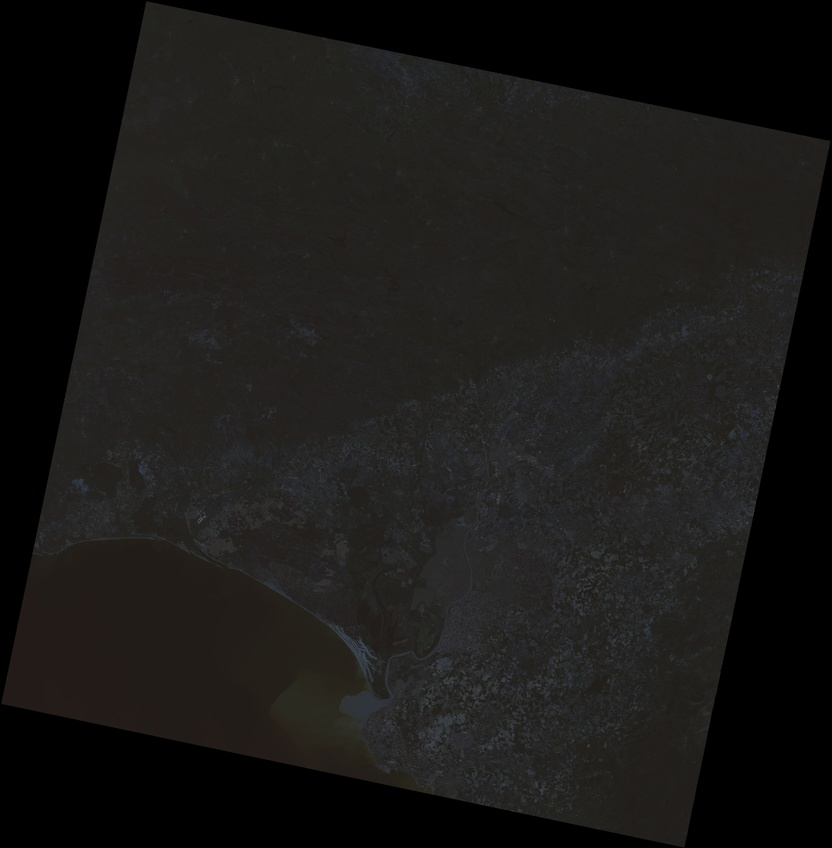
#> input picture Práctica_5/salida/1_ColorVerdadero.jpg, 832 x 848 px, shrunk from 2048 x 2086 before the run
$ jupyter execute P5_Ejercicio_5.ipynb
#> lines starting #> are read from the running program, lines starting #| are printed output that depends on the picture
[cell 1]
'''
Alejandro Fernández Trigo
'''

[cell 2]
import cv2 as cv
import numpy as np
import matplotlib.pyplot as plt

[cell 3]
# Leemos la imagen en color verdadero generada en el ejercicio I (tiene que estar en /salida)!
imagen = cv.imread('salida/1_ColorVerdadero.jpg',cv.IMREAD_COLOR)
#> imagen is the input picture: shape (848, 832, 3); mean B, G, R 23.5, 25, 25.9

[cell 4]
# Antes de cortehsv hace falta el corte de colas de la práctica II Ej 3; el mismo usado en esta práctica en el ejercicio I
# Función corte de la práctica II Ejercicio 3:
def corte(imagen, porcentaje):
    # Copia la imagen y calcula el histograma con OpenCV
    resultado = imagen.copy()
    hist = cv.calcHist([imagen], [0], None, [256], [0, 256])

    # Calculamos el nº de píxeles que quedan fuera en base al porcentaje:
    pixeles = imagen.size
    total = pixeles * porcentaje
    valores = list(hist)

    n = 0
    # Recorrer el histograma para calcular Cmin:
    for i in range(1,256):
        n += valores[i]
        if n > total:
            cmin = i
            break

    n = 0
    # Recorrer el histograma para calcular Cmax:
    for i in range(255,0,-1):
        n += valores[i]
        if n > total:
            cmax = i
            break

    for i in range(resultado.shape[0]):
        for j in range(resultado.shape[1]):
            # ND0 = 0 si ND ≤ NDcortemin
            if resultado[i][j] < cmin:
                resultado[i][j] = 0
            # ND0 = 255 si ND ≥ NDcortemax
            elif resultado[i][j] > cmax:
                resultado[i][j] = 255
            else:
                # ND0ij = ND0min + (NDij − NDcortemin)·(ND0max − ND0min)/(NDcortemax − NDcortemin)
                resultado[i][j] = (0 + (imagen[i][j] - cmin) * (255 - 0) / ((cmax - cmin)))

    return resultado

[cell 5]
# Función cortehsv
def cortehsv(imagen):

    # Transforme la combinacion (RGB) al dominio HSV.
    hsv = cv.cvtColor(imagen, cv.COLOR_BGR2HSV)
#> hsv: shape (848, 832, 3); mean H, S, V 22.7, 22.5, 26.2

    # Extraer las componentes del mapa hsv
    H, S, V = cv.split(hsv)
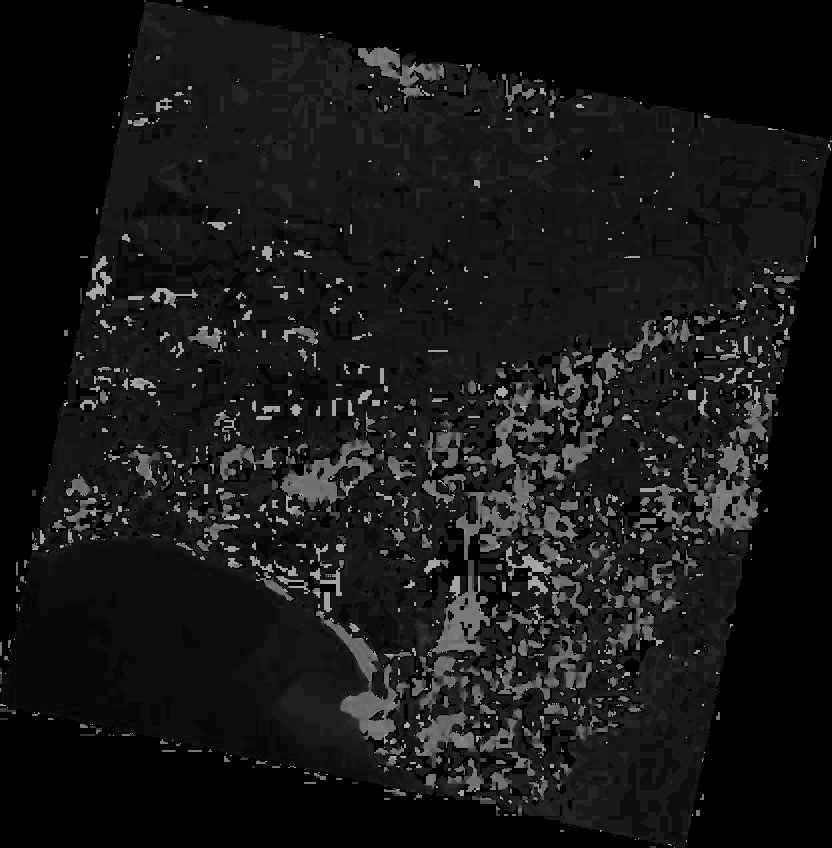
#> H: shape (848, 832); min 0, max 173, mean 22.7
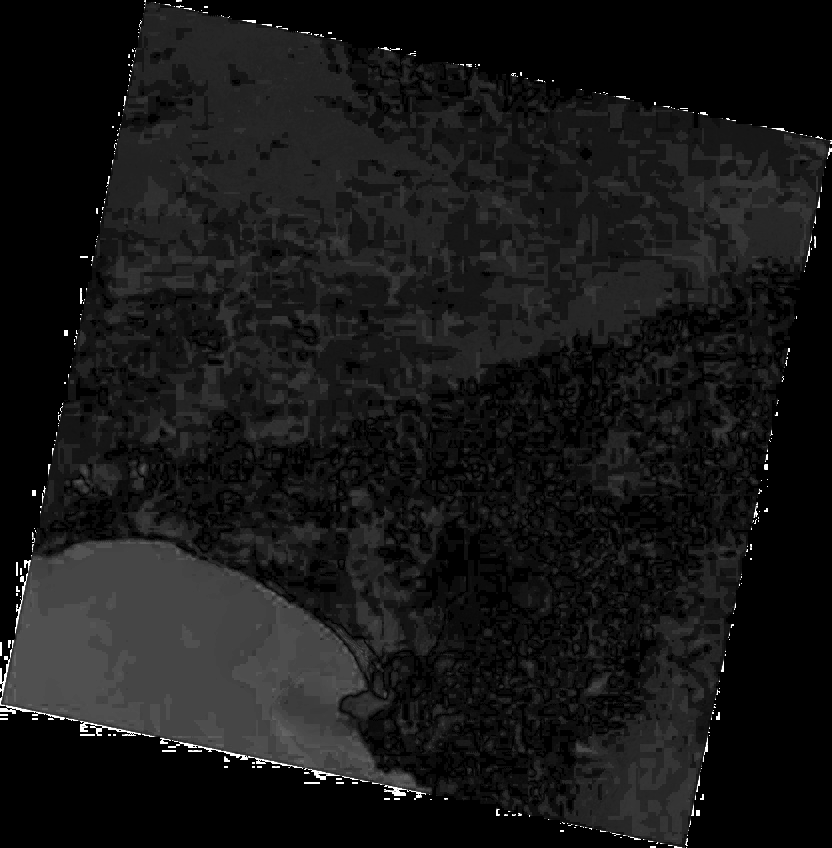
#> S: shape (848, 832); min 0, max 255, mean 22.5

    # Realice un corte de colas de la componente S y de la componente V
    corte_S = corte(S, 0.01)
#> in corte, `hist = cv.calcHist([imagen], [0], None, [256], [0, 256])`: hist = 256 values, max 250198 at index 0, min 0 at index 1, mean 2756
#> in corte, `valores = list(hist)`: valores = 256 items, first 6: [250198], [0], [0], [0], [0], [0]
#> the loop in corte, `for i in range(1,256):` made 11 passes
#> n on passes 1 to 11: [0], [0], [0], [0], [0], [4], [17], [147], [1077], [4389], [11203]
#> the loop in corte, `for i in range(255,0,-1):` made 176 passes
#> n on passes 1 to 3: [3174], [3174], [3174]
#> after the loop in corte, `for i in range(255,0,-1):`: n = [17275]
#> after the loop in corte, `for i in range(resultado.shape[0]):`:
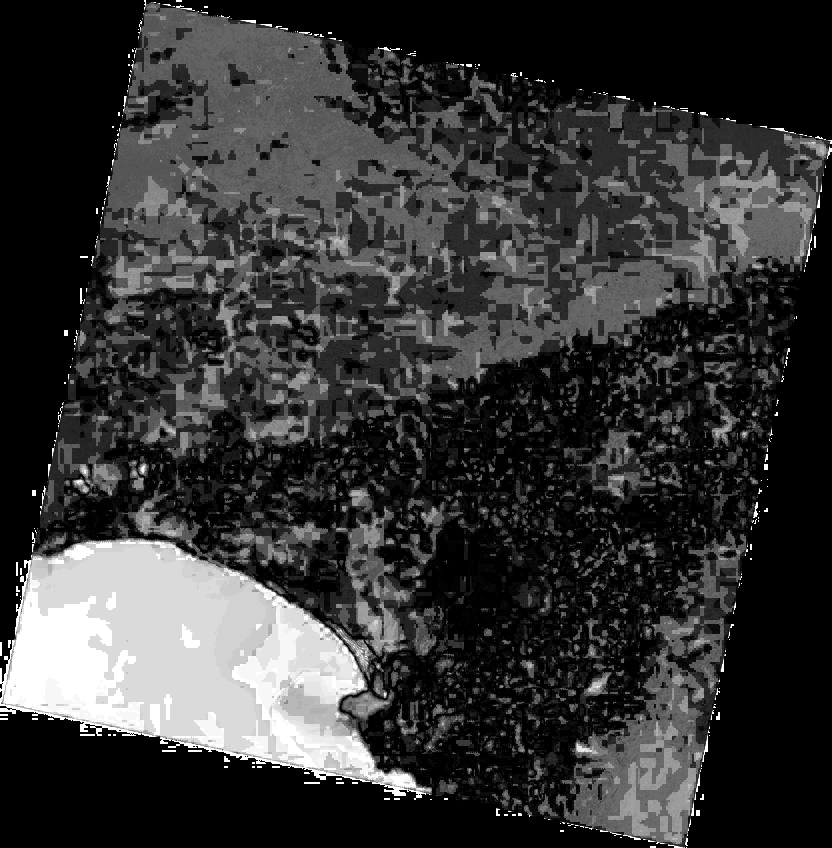
#> resultado: shape (848, 832); min 0, max 255, mean 53.5
    corte_V = corte(V, 0.01)
#> call 2 of corte, with porcentaje = 0.01
#> in corte (call 2), `hist = cv.calcHist([imagen], [0], None, [256], [0, 256])`: hist = 256 values, max 196159 at index 0, min 0 at index 88, mean 2756
#> in corte (call 2), `valores = list(hist)`: valores = 256 items, first 6: [196159], [3516], [1695], [415], [177], [126]
#> the loop in corte (call 2), `for i in range(1,256):` made 18 passes
#> n on passes 1 to 12: [3516], [5211], [5626], [5803], [5929], [6052], [6156], [6249], [6332], [6429], [6518], [6603]
#> after the loop in corte (call 2), `for i in range(255,0,-1):`: n = [7134]
#> after the loop in corte (call 2), `for i in range(resultado.shape[0]):`:
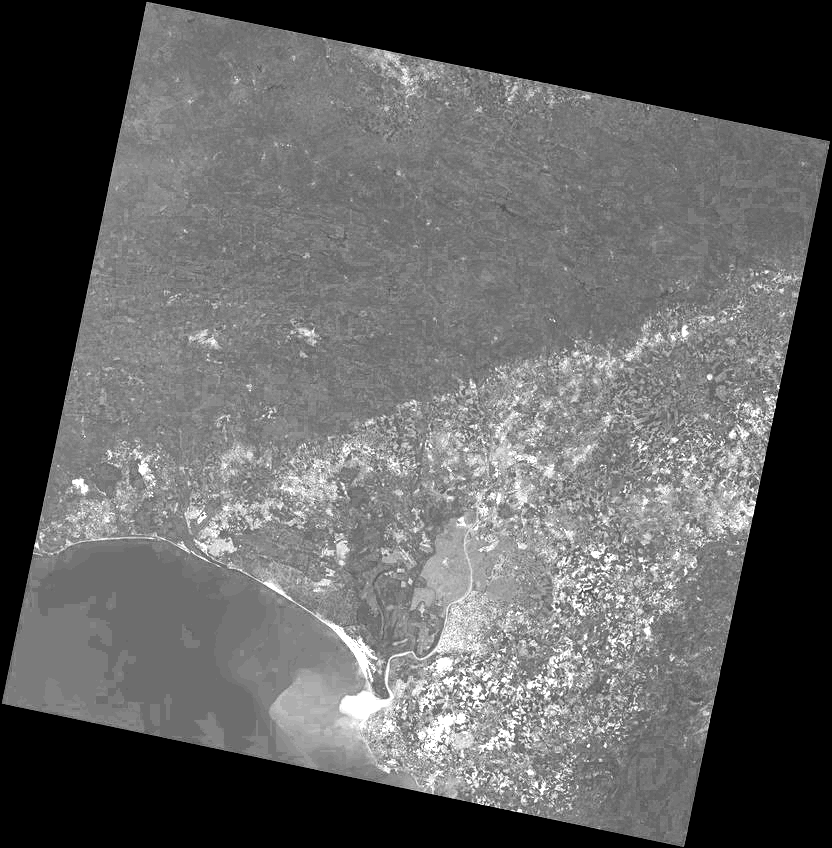
#> resultado: shape (848, 832); min 0, max 255, mean 96.6

    # Aplicar el corte a la imagen resultante; igual que el ejercicio I:
    imagen_corte_S = cv.merge((H, corte_S, V))
#> imagen_corte_S: shape (848, 832, 3); mean H, S, V 22.7, 53.5, 26.2
    imagen_corte_V = cv.merge((H, S, corte_V))
#> imagen_corte_V: shape (848, 832, 3); mean H, S, V 22.7, 22.5, 96.6
    imagen_corte_doble = cv.merge((H, corte_S, corte_V))
#> imagen_corte_doble: shape (848, 832, 3); mean H, S, V 22.7, 53.5, 96.6

    # Transforme la imagen resultante (HSV) de nuevo al dominio RGB
    # Como he creado tres casos, devuelvo los tres:
    resultado_S = cv.cvtColor(imagen_corte_S, cv.COLOR_HSV2BGR)
    resultado_V = cv.cvtColor(imagen_corte_V, cv.COLOR_HSV2BGR)
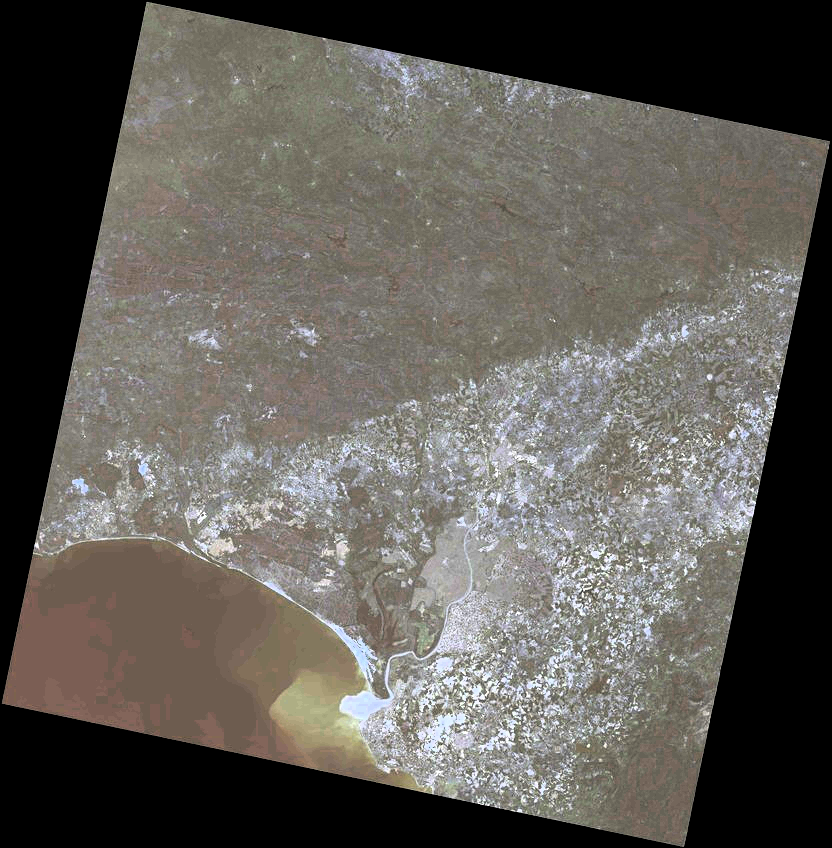
#> resultado_V: shape (848, 832, 3); mean B, G, R 86.6, 92.2, 95.5
    resultado_doble = cv.cvtColor(imagen_corte_doble, cv.COLOR_HSV2BGR)
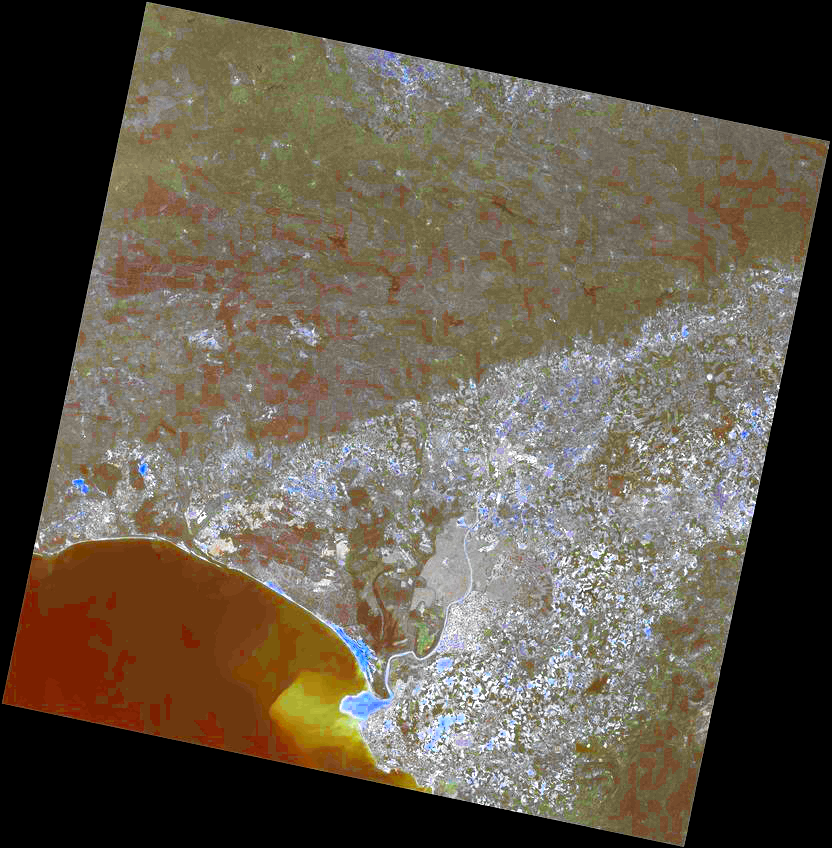
#> resultado_doble: shape (848, 832, 3); mean B, G, R 72, 85.9, 94.8

    return resultado_S, resultado_V, resultado_doble

[cell 6]
# Imagen original:
plt.imshow(imagen)

[cell 7]
# Aplicar cortehsv a la imagen en la componente S:
corte_S, _, _ = cortehsv(imagen)
plt.imshow(corte_S)
cv.imwrite("salida/5_CorteComponenteS.jpg", corte_S)
#> Out = True

[cell 8]
# Aplicar cortehsv a la imagen en la componente V:
_, corte_V, _ = cortehsv(imagen)
plt.imshow(corte_V)
cv.imwrite("salida/5_CorteComponenteV.jpg", corte_V)
#> Out = True

[cell 9]
# Aplicar cortehsv a la imagen en ambas componentes:
_, _, corte_doble = cortehsv(imagen)
plt.imshow(corte_doble)
cv.imwrite("salida/5_CorteDoble.jpg", corte_doble)
#> Out = True

$ run again, with Práctica_5/salida/1_FalsoColorAzul.jpg copied over Práctica_5/salida/1_ColorVerdadero.jpg
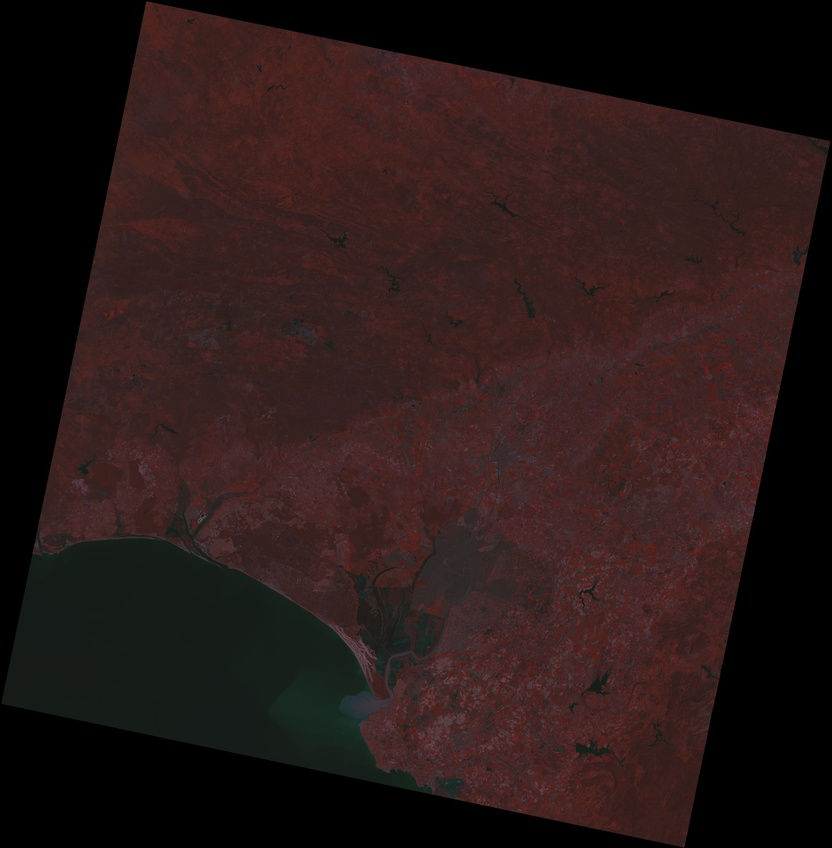
#> input picture Práctica_5/salida/1_FalsoColorAzul.jpg, 832 x 848 px, shrunk from 2048 x 2086 before the run
#> imagen is the input picture: shape (848, 832, 3); mean B, G, R 23.7, 25, 41.1
#> hsv: shape (848, 832, 3); mean H, S, V 27.9, 83, 41.8
#> hist = 256 values, max 187737 at index 0, min 0 at index 1, mean 2756
#> valores = 256 items, first 6: [187737], [0], [0], [0], [0], [0]
#> the loop in corte, `for i in range(1,256):` made 44 passes
#> the loop in corte, `for i in range(255,0,-1):` made 1 pass
#> n on pass 1: [13758]
#> after the loop in corte, `for i in range(resultado.shape[0]):`:
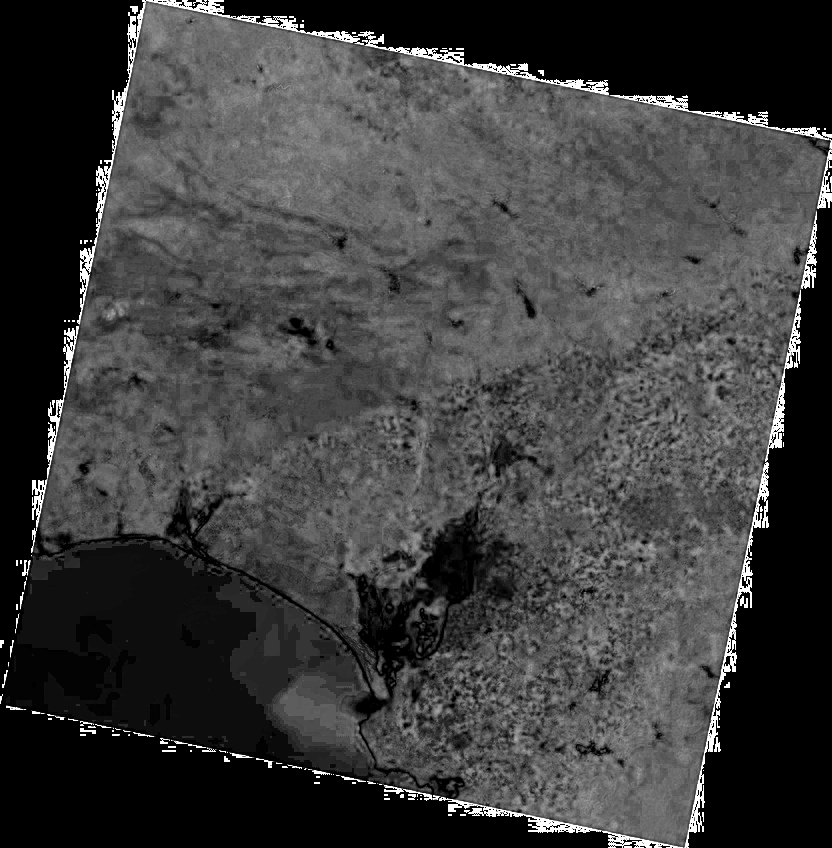
#> resultado: shape (848, 832); min 0, max 255, mean 61.1
#> the loop in corte (call 2), `for i in range(1,256):` made 1 pass
#> n on pass 1: [8043]
#> imagen_corte_S: shape (848, 832, 3); mean H, S, V 27.9, 61.1, 41.8
#> imagen_corte_V: shape (848, 832, 3); mean H, S, V 27.9, 83, 127.3
#> imagen_corte_doble: shape (848, 832, 3); mean H, S, V 27.9, 61.1, 127.3
#> in cortehsv, `resultado_doble = cv.cvtColor(imagen_corte_doble, cv.COLOR_HSV2BGR)`:
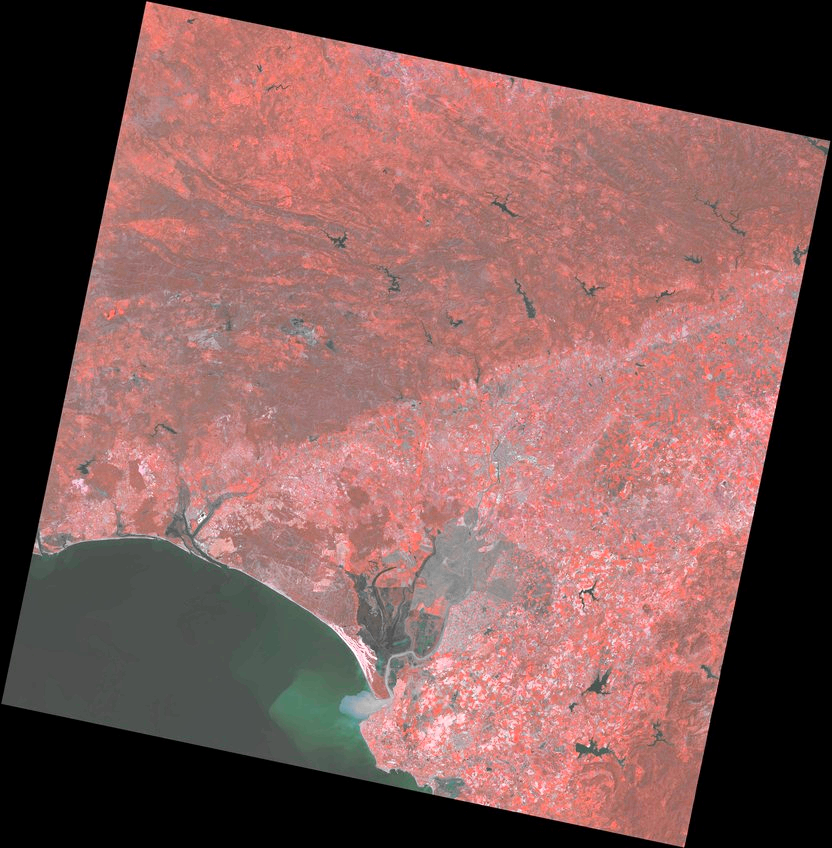
#> resultado_doble: shape (848, 832, 3); mean B, G, R 85.8, 88.5, 126.4
#> `cv.imwrite("salida/5_CorteComponenteS.jpg", corte_S)`: Out = True
